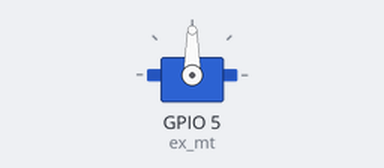
The sketch below on a simulated ESP32. Shown: servo.

Above: at 0.05 s.
Timing chart, 0 to 4.6 s (numbered marks = the images above):
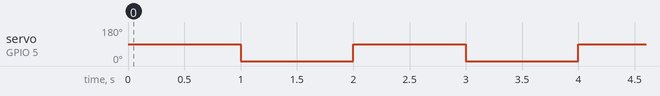

Measured:
- by itself, servo on GPIO 5 (ex_mt): alternates 90° for 1.0 s and 0° for 1.0 s

The sketch:

motor.ino
```cpp
#include <ESP32Servo.h>

Servo ex_mt;

void setup() {
  //ライブラリ割り当て
  ex_mt.attach(5);
}

void loop() {

  //９０度
  ex_mt.write(90);

  //1秒プログラム停止
  delay(1000);

  //０度
  ex_mt.write(0);

  //1秒プログラム停止
  delay(1000);
}
```
